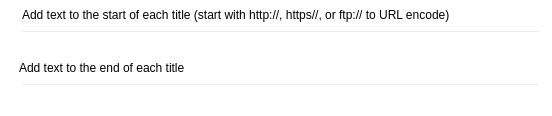
                          <widget class="QFrame" name="frameSystemOptions1G1RPrefix">
                           <property name="enabled">
                            <bool>true</bool>
                           </property>
                           <property name="sizePolicy">
                            <sizepolicy hsizetype="Preferred" vsizetype="Preferred">
                             <horstretch>0</horstretch>
                             <verstretch>0</verstretch>
                            </sizepolicy>
                           </property>
                           <property name="minimumSize">
                            <size>
                             <width>0</width>
                             <height>109</height>
                            </size>
                           </property>
                           <property name="palette">
                            <palette>
                             <active>
                              <colorrole role="WindowText">
                               <brush brushstyle="SolidPattern">
                                <color alpha="255">
                                 <red>0</red>
                                 <green>0</green>
                                 <blue>0</blue>
                                </color>
                               </brush>
                              </colorrole>
                              <colorrole role="Button">
                               <brush brushstyle="SolidPattern">
                                <color alpha="0">
                                 <red>240</red>
                                 <green>240</green>
                                 <blue>240</blue>
                                </color>
                               </brush>
                              </colorrole>
                              <colorrole role="Midlight">
                               <brush brushstyle="SolidPattern">
                                <color alpha="0">
                                 <red>227</red>
                                 <green>227</green>
                                 <blue>227</blue>
                                </color>
                               </brush>
                              </colorrole>
                              <colorrole role="Dark">
                               <brush brushstyle="SolidPattern">
                                <color alpha="0">
                                 <red>160</red>
                                 <green>160</green>
                                 <blue>160</blue>
                                </color>
                               </brush>
                              </colorrole>
                              <colorrole role="Mid">
                               <brush brushstyle="SolidPattern">
                                <color alpha="0">
                                 <red>160</red>
                                 <green>160</green>
                                 <blue>160</blue>
                                </color>
                               </brush>
                              </colorrole>
                              <colorrole role="Text">
                               <brush brushstyle="SolidPattern">
                                <color alpha="255">
                                 <red>0</red>
                                 <green>0</green>
                                 <blue>0</blue>
                                </color>
                               </brush>
                              </colorrole>
                              <colorrole role="ButtonText">
                               <brush brushstyle="SolidPattern">
                                <color alpha="255">
                                 <red>0</red>
                                 <green>0</green>
                                 <blue>0</blue>
                                </color>
                               </brush>
                              </colorrole>
                              <colorrole role="Base">
                               <brush brushstyle="SolidPattern">
                                <color alpha="255">
                                 <red>255</red>
                                 <green>255</green>
                                 <blue>255</blue>
                                </color>
                               </brush>
                              </colorrole>
                              <colorrole role="Window">
                               <brush brushstyle="SolidPattern">
                                <color alpha="0">
                                 <red>0</red>
                                 <green>255</green>
                                 <blue>127</blue>
                                </color>
                               </brush>
                              </colorrole>
                              <colorrole role="Shadow">
                               <brush brushstyle="SolidPattern">
                                <color alpha="0">
                                 <red>105</red>
                                 <green>105</green>
                                 <blue>105</blue>
                                </color>
                               </brush>
                              </colorrole>
                              <colorrole role="AlternateBase">
                               <brush brushstyle="SolidPattern">
                                <color alpha="0">
                                 <red>246</red>
                                 <green>246</green>
                                 <blue>246</blue>
                                </color>
                               </brush>
                              </colorrole>
                             </active>
                             <inactive>
                              <colorrole role="WindowText">
                               <brush brushstyle="SolidPattern">
                                <color alpha="255">
                                 <red>0</red>
                                 <green>0</green>
                                 <blue>0</blue>
                                </color>
                               </brush>
                              </colorrole>
                              <colorrole role="Button">
                               <brush brushstyle="SolidPattern">
                                <color alpha="0">
                                 <red>240</red>
                                 <green>240</green>
                                 <blue>240</blue>
                                </color>
                               </brush>
                              </colorrole>
                              <colorrole role="Midlight">
                               <brush brushstyle="SolidPattern">
                                <color alpha="0">
                                 <red>227</red>
                                 <green>227</green>
                                 <blue>227</blue>
                                </color>
                               </brush>
                              </colorrole>
                              <colorrole role="Dark">
                               <brush brushstyle="SolidPattern">
                                <color alpha="0">
                                 <red>160</red>
                                 <green>160</green>
                                 <blue>160</blue>
                                </color>
                               </brush>
                              </colorrole>
                              <colorrole role="Mid">
                               <brush brushstyle="SolidPattern">
                                <color alpha="0">
                                 <red>160</red>
                                 <green>160</green>
                                 <blue>160</blue>
                                </color>
                               </brush>
                              </colorrole>
                              <colorrole role="Text">
                               <brush brushstyle="SolidPattern">
                                <color alpha="255">
                                 <red>0</red>
                                 <green>0</green>
                                 <blue>0</blue>
                                </color>
                               </brush>
                              </colorrole>
                              <colorrole role="ButtonText">
                               <brush brushstyle="SolidPattern">
                                <color alpha="255">
                                 <red>0</red>
                                 <green>0</green>
                                 <blue>0</blue>
                                </color>
                               </brush>
                              </colorrole>
                              <colorrole role="Base">
                               <brush brushstyle="SolidPattern">
                                <color alpha="255">
                                 <red>255</red>
                                 <green>255</green>
                                 <blue>255</blue>
                                </color>
                               </brush>
                              </colorrole>
                              <colorrole role="Window">
                               <brush brushstyle="SolidPattern">
                                <color alpha="0">
                                 <red>0</red>
                                 <green>255</green>
                                 <blue>127</blue>
                                </color>
                               </brush>
                              </colorrole>
                              <colorrole role="Shadow">
                               <brush brushstyle="SolidPattern">
                                <color alpha="0">
                                 <red>105</red>
                                 <green>105</green>
                                 <blue>105</blue>
                                </color>
                               </brush>
                              </colorrole>
                              <colorrole role="AlternateBase">
                               <brush brushstyle="SolidPattern">
                                <color alpha="0">
                                 <red>246</red>
                                 <green>246</green>
                                 <blue>246</blue>
                                </color>
                               </brush>
                              </colorrole>
                             </inactive>
                             <disabled>
                              <colorrole role="WindowText">
                               <brush brushstyle="SolidPattern">
                                <color alpha="0">
                                 <red>160</red>
                                 <green>160</green>
                                 <blue>160</blue>
                                </color>
                               </brush>
                              </colorrole>
                              <colorrole role="Button">
                               <brush brushstyle="SolidPattern">
                                <color alpha="0">
                                 <red>240</red>
                                 <green>240</green>
                                 <blue>240</blue>
                                </color>
                               </brush>
                              </colorrole>
                              <colorrole role="Midlight">
                               <brush brushstyle="SolidPattern">
                                <color alpha="0">
                                 <red>227</red>
                                 <green>227</green>
                                 <blue>227</blue>
                                </color>
                               </brush>
                              </colorrole>
                              <colorrole role="Dark">
                               <brush brushstyle="SolidPattern">
                                <color alpha="0">
                                 <red>160</red>
                                 <green>160</green>
                                 <blue>160</blue>
                                </color>
                               </brush>
                              </colorrole>
                              <colorrole role="Mid">
                               <brush brushstyle="SolidPattern">
                                <color alpha="0">
                                 <red>160</red>
                                 <green>160</green>
                                 <blue>160</blue>
                                </color>
                               </brush>
                              </colorrole>
                              <colorrole role="Text">
                               <brush brushstyle="SolidPattern">
                                <color alpha="0">
                                 <red>160</red>
                                 <green>160</green>
                                 <blue>160</blue>
                                </color>
                               </brush>
                              </colorrole>
                              <colorrole role="ButtonText">
                               <brush brushstyle="SolidPattern">
                                <color alpha="0">
                                 <red>160</red>
                                 <green>160</green>
                                 <blue>160</blue>
                                </color>
                               </brush>
                              </colorrole>
                              <colorrole role="Base">
                               <brush brushstyle="SolidPattern">
                                <color alpha="0">
                                 <red>0</red>
                                 <green>255</green>
                                 <blue>127</blue>
                                </color>
                               </brush>
                              </colorrole>
                              <colorrole role="Window">
                               <brush brushstyle="SolidPattern">
                                <color alpha="0">
                                 <red>0</red>
                                 <green>255</green>
                                 <blue>127</blue>
                                </color>
                               </brush>
                              </colorrole>
                              <colorrole role="Shadow">
                               <brush brushstyle="SolidPattern">
                                <color alpha="0">
                                 <red>105</red>
                                 <green>105</green>
                                 <blue>105</blue>
                                </color>
                               </brush>
                              </colorrole>
                              <colorrole role="AlternateBase">
                               <brush brushstyle="SolidPattern">
                                <color alpha="0">
                                 <red>246</red>
                                 <green>246</green>
                                 <blue>246</blue>
                                </color>
                               </brush>
                              </colorrole>
                             </disabled>
                            </palette>
                           </property>
                           <widget class="QLabel" name="labelSystemOptions1G1RPrefix">
                            <property name="geometry">
                             <rect>
                              <x>22</x>
                              <y>5</y>
                              <width>521</width>
                              <height>20</height>
                             </rect>
                            </property>
                            <property name="text">
                             <string>Add text to the start of each title (start with http://, https//, or ftp:// to URL encode)</string>
                            </property>
                           </widget>
                           <widget class="CustomLineEdit" name="lineEditSystemOptions1G1RPrefix">
                            <property name="geometry">
                             <rect>
                              <x>20</x>
                              <y>30</y>
                              <width>521</width>
                              <height>24</height>
                             </rect>
                            </property>
                            <property name="minimumSize">
                             <size>
                              <width>0</width>
                              <height>24</height>
                             </size>
                            </property>
                           </widget>
                           <widget class="QLabel" name="labelSystemOptions1G1RSuffix">
                            <property name="geometry">
                             <rect>
                              <x>19</x>
                              <y>58</y>
                              <width>521</width>
                              <height>20</height>
                             </rect>
                            </property>
                            <property name="text">
                             <string>Add text to the end of each title</string>
                            </property>
                           </widget>
                           <widget class="CustomLineEdit" name="lineEditSystemOptions1G1RSuffix">
                            <property name="geometry">
                             <rect>
                              <x>20</x>
                              <y>83</y>
                              <width>521</width>
                              <height>24</height>
                             </rect>
                            </property>
                            <property name="minimumSize">
                             <size>
                              <width>0</width>
                              <height>24</height>
                             </size>
                            </property>
                           </widget>
                          </widget>
